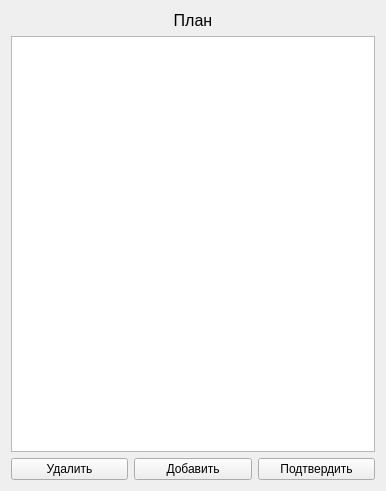
<?xml version="1.0" encoding="UTF-8"?>
<ui version="4.0">
 <class>TablePlan</class>
 <widget class="QWidget" name="TablePlan">
  <property name="geometry">
   <rect>
    <x>0</x>
    <y>0</y>
    <width>386</width>
    <height>491</height>
   </rect>
  </property>
  <property name="windowTitle">
   <string>Form</string>
  </property>
  <layout class="QGridLayout" name="gridLayout_2">
   <item row="0" column="0">
    <widget class="QLabel" name="label">
     <property name="font">
      <font>
       <pointsize>12</pointsize>
      </font>
     </property>
     <property name="text">
      <string>План</string>
     </property>
     <property name="alignment">
      <set>Qt::AlignCenter</set>
     </property>
    </widget>
   </item>
   <item row="1" column="0">
    <layout class="QVBoxLayout" name="verticalLayout">
     <item>
      <widget class="QTableView" name="tableView"/>
     </item>
    </layout>
   </item>
   <item row="2" column="0">
    <layout class="QGridLayout" name="gridLayout">
     <item row="0" column="0">
      <widget class="QPushButton" name="pushButton">
       <property name="text">
        <string>Удалить</string>
       </property>
      </widget>
     </item>
     <item row="0" column="1">
      <widget class="QPushButton" name="pushButton_2">
       <property name="text">
        <string>Добавить</string>
       </property>
      </widget>
     </item>
     <item row="0" column="2">
      <widget class="QPushButton" name="pushButton_3">
       <property name="text">
        <string>Подтвердить</string>
       </property>
      </widget>
     </item>
    </layout>
   </item>
  </layout>
 </widget>
 <resources/>
 <connections/>
</ui>
